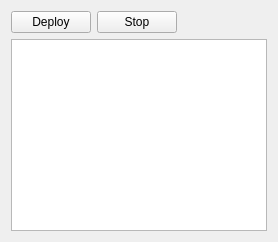
      <widget class="QWidget" name="tabDeploy">
       <attribute name="title">
        <string>Deploy</string>
       </attribute>
       <layout class="QVBoxLayout" name="verticalLayout_4">
        <item>
         <layout class="QHBoxLayout" name="horizontalLayout_3">
          <item>
           <widget class="QPushButton" name="btnDeploy">
            <property name="toolTip">
             <string>&lt;html&gt;&lt;head/&gt;&lt;body&gt;&lt;p&gt;Computes the routes, saves the topology and loads it to the remote machines.&lt;/p&gt;&lt;p&gt;If you use the &amp;quot;Run&amp;quot; tab, deployment is done automatically so you do not need to use this. The only case when manual deployment is useful is when you want to run experiments manually (for debugging or if you are running a custom application to generate traffic).&lt;/p&gt;&lt;/body&gt;&lt;/html&gt;</string>
            </property>
            <property name="text">
             <string>Deploy</string>
            </property>
           </widget>
          </item>
          <item>
           <widget class="QPushButton" name="btnDeployStop">
            <property name="text">
             <string>Stop</string>
            </property>
           </widget>
          </item>
          <item>
           <spacer name="horizontalSpacer_2">
            <property name="orientation">
             <enum>Qt::Horizontal</enum>
            </property>
            <property name="sizeHint" stdset="0">
             <size>
              <width>40</width>
              <height>20</height>
             </size>
            </property>
           </spacer>
          </item>
         </layout>
        </item>
        <item>
         <widget class="QPlainTextEdit" name="txtDeploy">
          <property name="maximumBlockCount">
           <number>10000</number>
          </property>
         </widget>
        </item>
       </layout>
      </widget>
